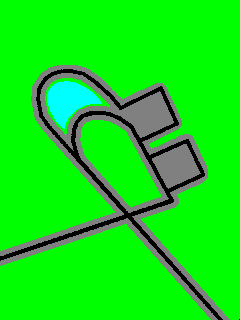
#> input picture bin/Debug/airfield_left.png, 240 x 320 px
$ python test.py
#> lines starting #> are read from the running program, lines starting #| are printed output that depends on the picture
# uncompyle6 version 3.2.5
# Python bytecode 3.6 (3379)
# Decompiled from: Python 3.6.8 (tags/v3.6.8:3c6b436a57, Dec 24 2018, 00:16:47) [MSC v.1916 64 bit (AMD64)]
# Embedded file name: e:\nk\btd5\monkey_wrench\mask.py
import os.path, itertools
from PIL import Image as PImage
_endian = 'little'
norm2 = lambda t1, t2: sum(((a - b) ** 2 for a, b in zip(t1, t2)))

def make(fnamein, fnameout, smooth=False):
    """Create a mask, optionally applying a smoothing algorithm (for eg generating a mask from scratch)"""
#> called with fnamein = 'airfield_left.png', fnameout = 'python test', smooth = False
    colourlist = [
     (0, 255, 0),
     (128, 128, 128),
     (0, 128, 0),
     (0, 0, 0),
     (0, 255, 255),
     (0, 0, 255),
     (0, 128, 128),
     (0, 0, 128)]
    palette = list(itertools.chain(*colourlist, *(     [0, 0, 0] * (256 - len(colourlist)),)))

    def write_run(file, rl, data):
        while rl > 0:
            file.write(min(rl, 255).to_bytes(1, _endian))
            file.write(data)
            rl -= 255
            print(rl)
            print(data)
            input()

    changed = False
    img = PImage.open(fnamein)
#> img is the input picture: PIL image 240x320 RGB; mean R, G, B 17.8, 224, 22.5
    width = img.width
#> width = 240
    height = img.height
#> height = 320
    offsets = (-1 - width, -width, 1 - width,
     -1, 1,
     -1 + width, width, 1 + width)
#> offsets = (-241, -240, -239, -1, 1, 239, 240, 241)
    if img.mode != 'P' or img.getpalette() != palette:
        img = img.convert('RGB')
        img2 = PImage.new('P', (width, height))
#> img2: PIL image 240x320 P; every value is 0
        img2.putpalette(palette)
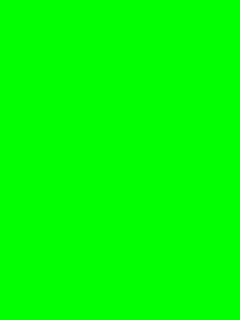
#> img2: PIL image 240x320 P; mean R, G, B 0, 255, 0
        data = [0] * (width * height)
        for i, c0 in enumerate(img.getdata()):
            ci, c = min(enumerate(colourlist), key=lambda enum: norm2(c0, enum[1]))
            if c != c0:
                changed = True
            data[i] = ci
#> after the loop, data = 76800 items

        img2.putdata(data)
        img = img2
    if changed:
        if smooth:
            loopno = 0
            while changed:
                if loopno < 20:
                    changed = False
                    img2 = img.copy()
                    data = img.getdata()
                    data_new = list(img.getdata())
                    l = len(data)
                    for i, c0 in enumerate(data):
                        counts = [set() for j in range(len(offsets) + 1)]
                        same = 0
                        diff = 0
                        for offset in offsets:
                            j = i + offset
                            if not j < 0:
                                if j >= l:
                                    continue
                                c = data[j]
                                counts[0].add(c)
                                count = 1
                                while c in counts[count]:
                                    count += 1

                                counts[count].add(c)
                                if c == c0:
                                    same = count
                                else:
                                    diff = max(diff, count)

                        if same > 2:
                            continue
                        if diff < 4:
                            continue
                        changed = True
                        if len(counts[diff]) == 1:
                            data_new[i] = counts[diff].pop()
                        else:
                            if len(counts[diff]) == 2:
                                c1 = counts[diff].pop()
                                c2 = counts[diff].pop()
                                for flag in (1, 2, 4):
                                    if (c1 ^ c2) & flag:
                                        if c1 & flag:
                                            data_new[i] = c2
                                        else:
                                            data_new[i] = c1
                                        break

                    img2.putdata(data_new)
                    img = img2
                    loopno += 1

    lastpos = 0
    lastc = -1
    colours = [-1, -1]
    with open(fnameout, 'wb') as (file):
        file.write(img.width.to_bytes(4, _endian))
        file.write(img.height.to_bytes(4, _endian))
        print(len(img.getdata()))
#| 76800
        for pos, c in enumerate(img.getdata()):


            if c > 0:
                c |= 8
            rl2 = pos - lastpos
            if rl2 < 2:
                colours[rl2] = c
            else:
                if c != colours[rl2 % 2]:
                    write_run(file, rl2 // 2, (colours[0] | colours[1] << 4).to_bytes(1, _endian))
                    lastpos += 2 * (rl2 // 2)
                    if rl2 % 2 == 0:
                        colours[0] = c
                    else:
                        colours[0] = lastc
                        colours[1] = c
            lastc = c
#> after the loop, colours = [0, 0]; lastpos = 0

        rl2 = width * height - lastpos
        write_run(file, rl2 // 2, (colours[0] | colours[1] << 4).to_bytes(1, _endian))
# okay decompiling C:\Users\JamByte\Downloads\New folder\monkey_wrench.exe_extracted\out00-PYZ.pyz_extracted\mask.pyc
#> (the run stopped early here; a loop or call above may not have finished)
